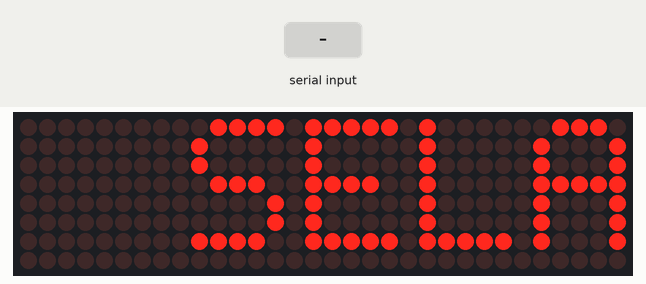
Simulated run of this sketch. Board: Arduino Uno, built with avr-gcc and run on an emulated ATmega328P. On the bench: 32×8 LED matrix. Inputs (shaded band) come from the test bench. What the sketch prints to the serial monitor is not drawn.

Above: at 1.2 s.
1.3 s: "1\n" received over Serial
At 15.54 s:
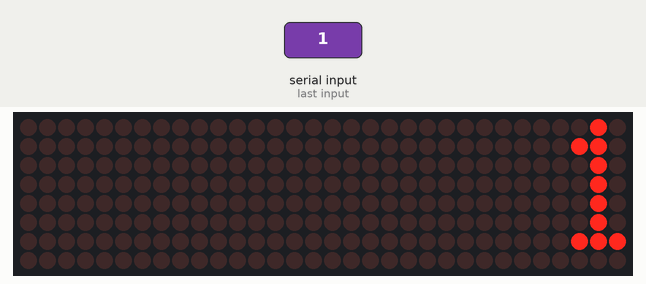
17.8 s: byte 10 ('\n') received over Serial
At 18.8 s:
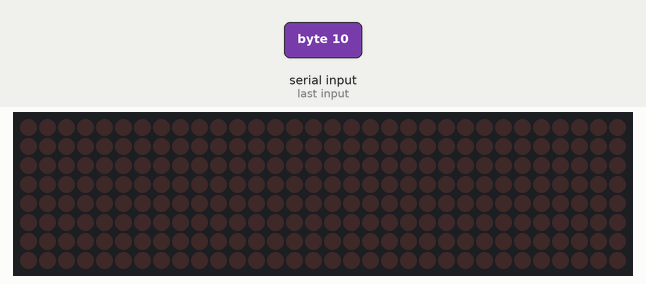
19.4 s: "0\n" received over Serial
At 20.02 s:
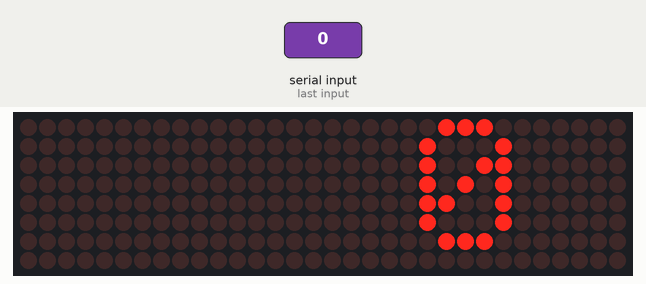

Measured:
- after the input at 19.4 s, the display: first changes at once (image 3 shows a later state)

The sketch:

MD_MAX7219_Serial_RunningText.ino
```cpp
/*---------MD_MAX7219_Serial_RunnningText---------------*/
/*-------------Source Code by---------------------------*/
/*------Modified & Adapted by Habib.m @Hab_mz-----------*/
/*-----------------------V1.1---------------------------*/

// Use the Parola library to scroll text on the display
//
// Demonstrates the use of the scrolling function to display text received
// from the serial interface
//
// User can enter text on the serial monitor and this will display as a
// scrolling message on the display.
// Speed for the display is controlled by a pot on SPEED_IN analog in.
// Scrolling direction is controlled by a switch on DIRECTION_SET digital in.
// Invert ON/OFF is set by a switch on INVERT_SET digital in.
//
// UISwitch library can be found at https://github.com/MajicDesigns/MD_UISwitch
// MD_MAX72XX library can be found at https://github.com/MajicDesigns/MD_MAX72XX
//

#include <MD_Parola.h>
#include <MD_MAX72xx.h>
#include <SPI.h>

// set to 1 if we are implementing the user interface pot, switch, etc
#define USE_UI_CONTROL 0

#if USE_UI_CONTROL
#include <MD_UISwitch.h>
#endif

// Turn on debug statements to the serial output
#define DEBUG 0

#if DEBUG
#define PRINT(s, x) { Serial.print(F(s)); Serial.print(x); }
#define PRINTS(x) Serial.print(F(x))
#define PRINTX(x) Serial.println(x, HEX)
#else
#define PRINT(s, x)
#define PRINTS(x)
#define PRINTX(x)
#endif

// Define the number of devices we have in the chain and the hardware interface
// NOTE: These pin numbers will probably not work with your hardware and may
// need to be adapted
#define HARDWARE_TYPE MD_MAX72XX::FC16_HW
#define MAX_DEVICES 4
#define CLK_PIN   13
#define DATA_PIN  11
#define CS_PIN    10

// HARDWARE SPI
MD_Parola P = MD_Parola(HARDWARE_TYPE, CS_PIN, MAX_DEVICES);
// SOFTWARE SPI
//MD_Parola P = MD_Parola(HARDWARE_TYPE, DATA_PIN, CLK_PIN, CS_PIN, MAX_DEVICES);

// Scrolling parameters
#if USE_UI_CONTROL
const uint8_t SPEED_IN = A5;
const uint8_t DIRECTION_SET = 8;  // change the effect
const uint8_t INVERT_SET = 9;     // change the invert

const uint8_t SPEED_DEADBAND = 5;
#endif // USE_UI_CONTROL

uint8_t scrollSpeed = 40;    // default frame delay value
textEffect_t scrollEffect = PA_SCROLL_LEFT;
textPosition_t scrollAlign = PA_LEFT;
uint16_t scrollPause = 0; // in milliseconds

// Global message buffers shared by Serial and Scrolling functions
#define  BUF_SIZE  75
char curMessage[BUF_SIZE] = { "" };
char newMessage[BUF_SIZE] = { "SELAMAT DATANG          JALAN PASIRMULUS 3 NO 79           UCAPKAN SALAM" };
bool newMessageAvailable = true;

#if USE_UI_CONTROL

MD_UISwitch_Digital uiDirection(DIRECTION_SET);
MD_UISwitch_Digital uiInvert(INVERT_SET);

void doUI(void)
{
  // set the speed if it has changed
  {
    int16_t speed = map(analogRead(SPEED_IN), 0, 1023, 10, 150);

    if ((speed >= ((int16_t)P.getSpeed() + SPEED_DEADBAND)) ||
      (speed <= ((int16_t)P.getSpeed() - SPEED_DEADBAND)))
    {
      P.setSpeed(speed);
      scrollSpeed = speed;
      PRINT("\nChanged speed to ", P.getSpeed());
    }
  }

  if (uiDirection.read() == MD_UISwitch::KEY_PRESS) // SCROLL DIRECTION
  {
    PRINTS("\nChanging scroll direction");
    scrollEffect = (scrollEffect == PA_SCROLL_LEFT ? PA_SCROLL_RIGHT : PA_SCROLL_LEFT);
    P.setTextEffect(scrollEffect, scrollEffect);
    P.displayClear();
    P.displayReset();
  }

  if (uiInvert.read() == MD_UISwitch::KEY_PRESS)  // INVERT MODE
  {
    PRINTS("\nChanging invert mode");
    P.setInvert(!P.getInvert());
  }
}
#endif // USE_UI_CONTROL

void readSerial(void)
{
  static char *cp = newMessage;

  while (Serial.available())
  {
    *cp = (char)Serial.read();
    if ((*cp == '\n') || (cp - newMessage >= BUF_SIZE-2)) // end of message character or full buffer
    {
      *cp = '\0'; // end the string
      // restart the index for next filling spree and flag we have a message waiting
      cp = newMessage;
      newMessageAvailable = true;
    }
    else  // move char pointer to next position
      cp++;
  }
}

void setup()
{
  Serial.begin(57600);
  Serial.print("\n[Parola Scrolling Display]\nType a message for the scrolling display\nEnd message line with a newline");

#if USE_UI_CONTROL
  uiDirection.begin();
  uiInvert.begin();
  pinMode(SPEED_IN, INPUT);

  doUI();
#endif // USE_UI_CONTROL

  P.begin();
  P.displayText(curMessage, scrollAlign, scrollSpeed, scrollPause, scrollEffect, scrollEffect);
}

void loop()
{
#if USE_UI_CONTROL
  doUI();
#endif // USE_UI_CONTROL

  if (P.displayAnimate())
  {
    if (newMessageAvailable)
    {
      strcpy(curMessage, newMessage);
      newMessageAvailable = false;
    }
    P.displayReset();
  }
  readSerial();
}
```
